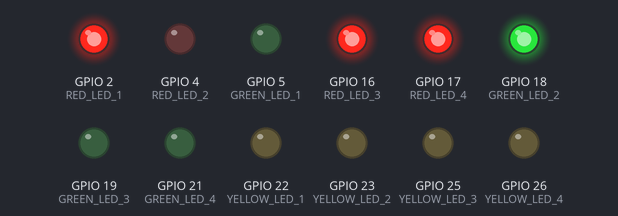
Bench run of a sketch on a simulated ESP32. Parts: output pins drawn as LEDs (lit = HIGH).

Above: at 0.1 s.
Timing chart, 0 to 1.6 s (numbered marks = the images above):
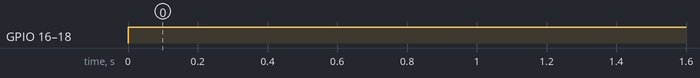

Measured:
- by itself, GPIO 16 (RED_LED_3), GPIO 17 (RED_LED_4), GPIO 18 (GREEN_LED_2): LOW → HIGH at 0.00 s

The sketch:

LED2.ino
```cpp
// GPIO 핀 정의
#define RED_LED_1 2
#define RED_LED_2 4
#define RED_LED_3 16
#define RED_LED_4 17

#define GREEN_LED_1 5
#define GREEN_LED_2 18
#define GREEN_LED_3 19
#define GREEN_LED_4 21

#define YELLOW_LED_1 22
#define YELLOW_LED_2 23
#define YELLOW_LED_3 25
#define YELLOW_LED_4 26

void setup() {
  // 모든 LED 핀을 출력 모드로 설정
  pinMode(RED_LED_1, OUTPUT);
  pinMode(RED_LED_2, OUTPUT);
  pinMode(RED_LED_3, OUTPUT);
  pinMode(RED_LED_4, OUTPUT);

  pinMode(GREEN_LED_1, OUTPUT);
  pinMode(GREEN_LED_2, OUTPUT);
  pinMode(GREEN_LED_3, OUTPUT);
  pinMode(GREEN_LED_4, OUTPUT);

  pinMode(YELLOW_LED_1, OUTPUT);
  pinMode(YELLOW_LED_2, OUTPUT);
  pinMode(YELLOW_LED_3, OUTPUT);
  pinMode(YELLOW_LED_4, OUTPUT);
}


void loop(){

  digitalWrite(RED_LED_1, HIGH);
  digitalWrite(GREEN_LED_2, HIGH);
  digitalWrite(RED_LED_3, HIGH);
  digitalWrite(RED_LED_4, HIGH);
}
```
